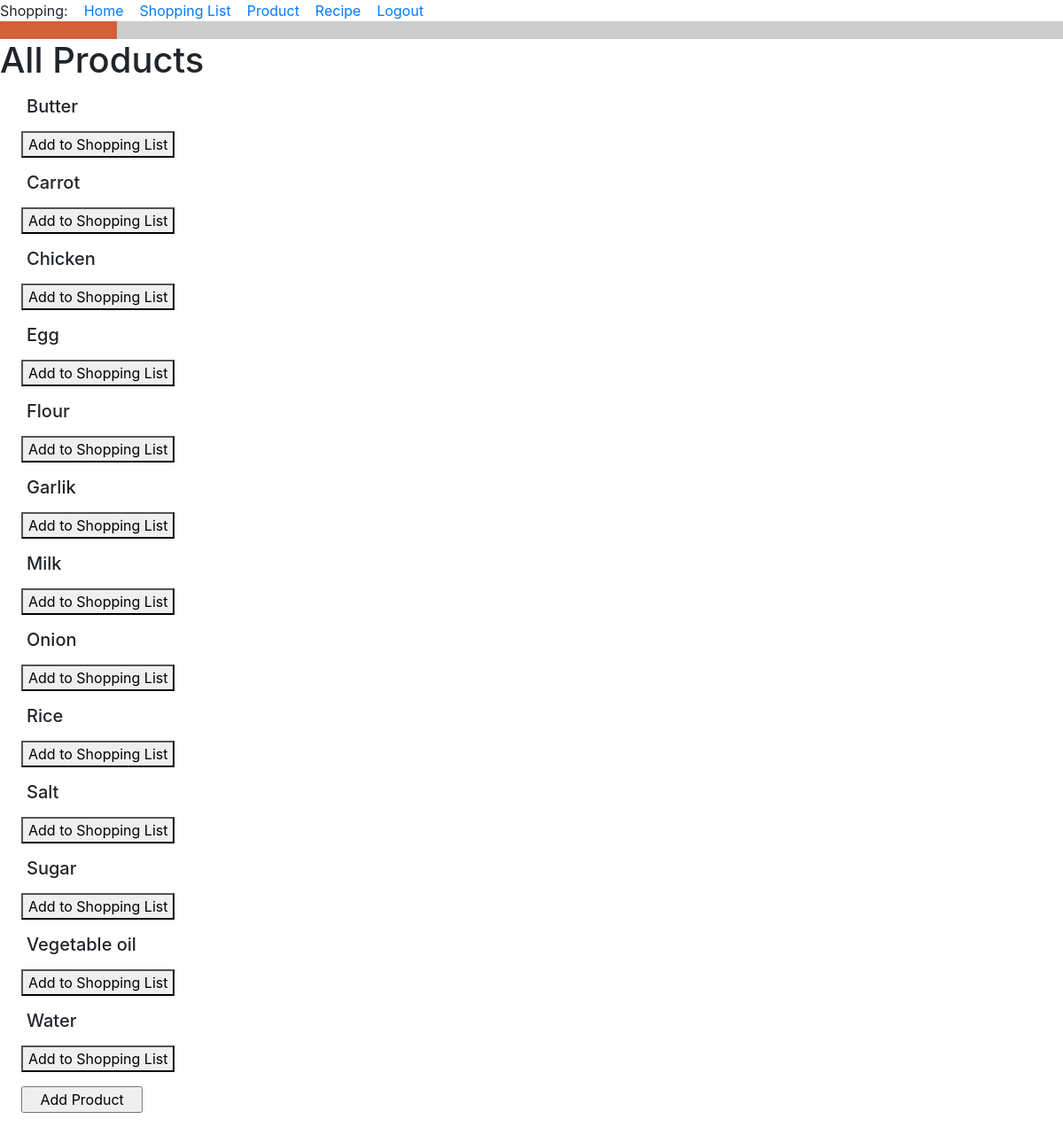
/all_products (signed in), run on an earlier commit of the app's database.
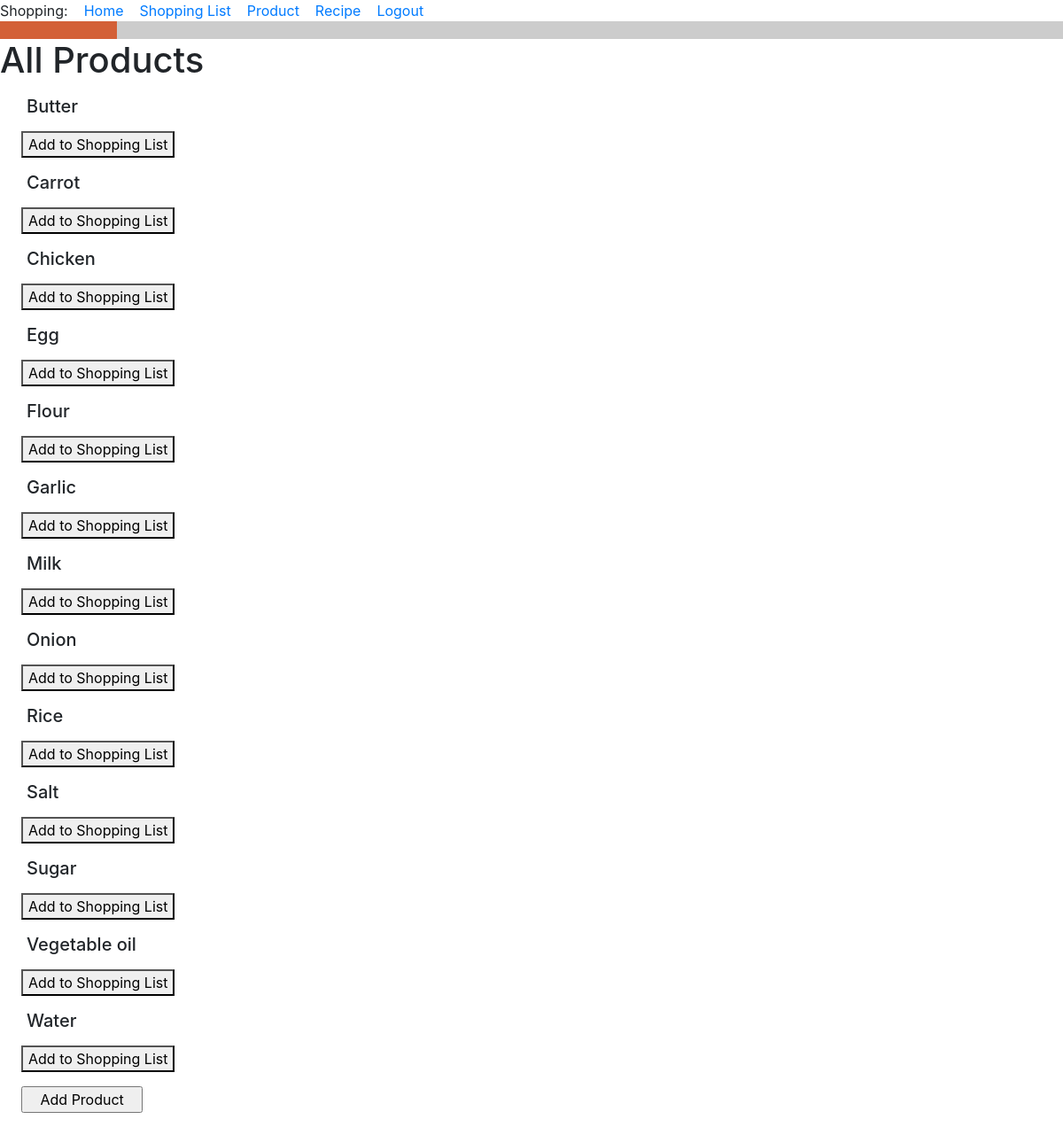
And on a later commit of the database.
### food_app/models.py (models this page shows, shortened)
class Product(db.Model):
    id = db.Column(db.Integer, primary_key=True)
    title = db.Column(db.String(256), index=True, unique=True, nullable=False)
    type_of_product = db.Column(db.String(120))
    unit_of_measure = db.Column(db.String(120))
    def __str__(self):
        return f'{self.title}'.capitalize()  # Big first letter only.

### food_app/routes.py (the view)
@app.route('/all_products', methods=['GET', 'POST'])
@login_required
def all_products():
    products = Product.query.order_by(Product.title).all()  # by ABC order
    return render_template('all_products.html', title='All Products', products=products)

### food_app/models.py (called while the page is built)
@login.user_loader
def load_user(id):
    return User.query.get(int(id))

### food_app/templates/all_products.html
{% extends "base.html" %}
{% block content %}
<h1>All Products</h1>
{% for product in products %}
<h5>
    <div><p>
        <p style="margin-left:1.5em">{{ product }} </p></div>
</h5>
<p style="margin-left:1.5em"><a href="{{ url_for('add_product_to_list', product_id=product.id) }}">
    <button> Add to Shopping List</button>
</a>
    {% endfor %}
<form>
    <p style="margin-left:1.5em"><input type="button" value="   Add Product   " onClick='location.href="add_product"'>
</form>
{% endblock %}

What changed in the data, as far as the page shows it:
changed Product: title "Garlik" → "Garlic"
